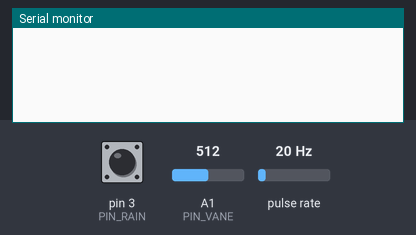
Bench run of a sketch on a simulated Arduino Uno, built with avr-gcc and run on an emulated ATmega328P. Parts: the last lines printed to the serial monitor. Wiring (inferred from the names in the program): pulse sensor: data pin 2. The inputs (shaded band) are chosen by the test bench; at power-on: A1 (PIN_VANE) = 512, pulse rate 20 Hz, pin 3 (PIN_RAIN) HIGH.

Above: at 1.2 s.
1.3 s: A1 (PIN_VANE) set to 716
At 5.3 s:
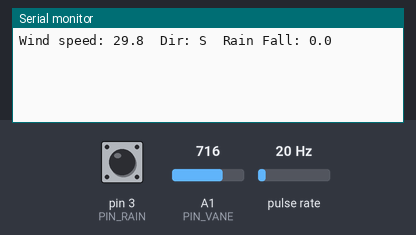
11.5 s: A1 (PIN_VANE) set to 900
At 15.3 s:
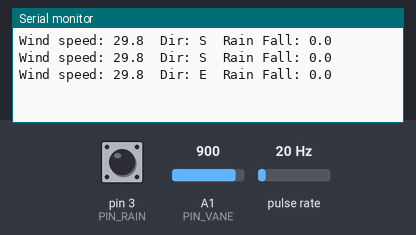
21.5 s: A1 (PIN_VANE) set to 511
At 25.4 s:
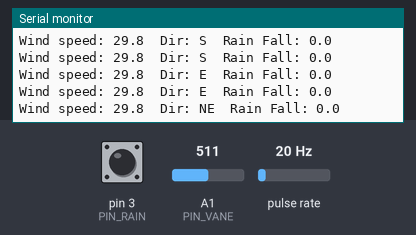
31.5 s: pulse rate (sensor on pin 2) set to 4 Hz
At 32.2 s:
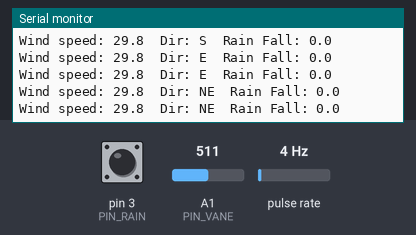
33.0 s: A1 (PIN_VANE) set to 306
At 35.4 s:
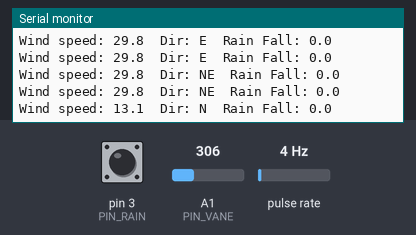
41.5 s: A1 (PIN_VANE) set to 122
At 45.4 s:
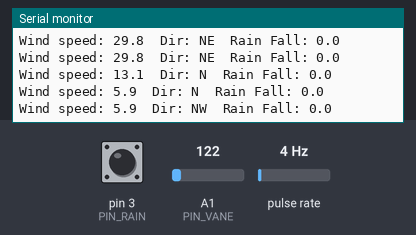

The sketch:

Wind_and_Rain.ino
```cpp
#define uint  unsigned int
#define ulong unsigned long

#define PIN_ANEMOMETER  2     // Digital 2
#define PIN_RAIN        3     // Digital 3
#define PIN_VANE        1     // Analog 5

// How often we want to calculate wind speed or direction
#define MSECS_CALC_WIND_SPEED 5000
#define MSECS_CALC_RAIN_FALL 5000
#define MSECS_CALC_WIND_DIR   5000

volatile int numRevsAnemometer = 0; // Incremented in the interrupt
volatile int numRainFills = 0;      // Incremented in the interrupt
ulong nextCalcSpeed;                // When we next calc the wind speed
ulong nextCalcDir;                  // When we next calc the direction
ulong nextCalcRain;                 // When we next calc the rain fall
ulong time;                         // Millis() at each start of loop().

// ADC readings:
#define NUMDIRS 8
ulong   adc[NUMDIRS] = {26, 45, 77, 118, 161, 196, 220, 256};

// These directions match 1-for-1 with the values in adc, but
// will have to be adjusted as noted above. Modify 'dirOffset'
// to which direction is 'away' (it's West here).
char *strVals[NUMDIRS] = {"W","NW","N","SW","NE","S","SE","E"};
byte dirOffset=0;

//=======================================================
// Initialize
//=======================================================
void setup() {
   Serial.begin(9600);
   pinMode(PIN_ANEMOMETER, INPUT);
   digitalWrite(PIN_ANEMOMETER, HIGH);
   pinMode(PIN_RAIN, INPUT);
   digitalWrite(PIN_RAIN, HIGH);
   attachInterrupt(0, countAnemometer, FALLING);
   attachInterrupt(1, countRainFall, FALLING);
   nextCalcSpeed = millis() + MSECS_CALC_WIND_SPEED;
   nextCalcRain = millis() + MSECS_CALC_RAIN_FALL;
   nextCalcDir   = millis() + MSECS_CALC_WIND_DIR;
}

//=======================================================
// Main loop.
//=======================================================
void loop() {
   time = millis();

   if (time >= nextCalcSpeed) {
      calcWindSpeed();
      nextCalcSpeed = time + MSECS_CALC_WIND_SPEED;
   }
   if (time >= nextCalcDir) {
      calcWindDir();
      nextCalcDir = time + MSECS_CALC_WIND_DIR;
   }
   if (time >= nextCalcRain) {
      calcRainFall();
      nextCalcRain = time + MSECS_CALC_RAIN_FALL;
   }
}

//=======================================================
// Interrupt handler for anemometer. Called each time the reed
// switch triggers (one revolution).
//=======================================================
void countAnemometer() {
   numRevsAnemometer++;
}

//=======================================================
// Interrupt handler for Rain Fall Meter. Called each time the reed
// switch triggers (one latch opening).
//=======================================================
void countRainFall() {
   numRainFills++;
}

//=======================================================
// Find vane direction.
//=======================================================
void calcWindDir() {
   int val;
   byte x, reading;

   val = analogRead(PIN_VANE);
   val >>=2;                        // Shift to 255 range
   reading = val;

   // Look the reading up in directions table. Find the first value
   // that's >= to what we got.
   for (x=0; x<NUMDIRS; x++) {
      if (adc[x] >= reading)
         break;
   }
   //Serial.println(reading, DEC);
   x = (x + dirOffset) % 8;   // Adjust for orientation
   Serial.print("  Dir: ");
   Serial.print(strVals[x]);
}


//=======================================================
// Calculate the wind speed, and display it (or log it, whatever).
// 1 rev/sec = 1.492 mph
//=======================================================
void calcWindSpeed() {
   int x, iSpeed;
   // This will produce mph * 10
   // (didn't calc right when done as one statement)
   long speed = 14920;
   speed *= numRevsAnemometer;
   speed /= MSECS_CALC_WIND_SPEED;
   iSpeed = speed;         // Need this for formatting below

   Serial.print("Wind speed: ");
   x = iSpeed / 10;
   Serial.print(x);
   Serial.print('.');
   x = iSpeed % 10;
   Serial.print(x);

   numRevsAnemometer = 0;        // Reset counter
}

void calcRainFall()
{
   int x, iRain;
   // This will produce inches * 1000
   // (didn't calc right when done as one statement)
   long rain = 11;
   rain *= numRevsAnemometer;
   iRain = rain;         // Need this for formatting below

   Serial.print("  Rain Fall: ");
   x = iRain / 10000;
   Serial.print(x);
   Serial.print('.');
   x = iRain % 10000;
   Serial.println(x);

   numRevsAnemometer = 0;        // Reset counter
}
```

Measured:
- after the input at 1.3 s, the serial monitor: prints a new line after 3.7 s (image 1)
- after the input at 11.5 s, the serial monitor: prints a new line after 3.5 s (image 2)
- after the input at 21.5 s, the serial monitor: prints a new line after 3.5 s (image 3)
- after the input at 33.0 s, the serial monitor: prints a new line after 2.0 s (image 5)
- after the input at 41.5 s, the serial monitor: prints a new line after 3.5 s (image 6)
